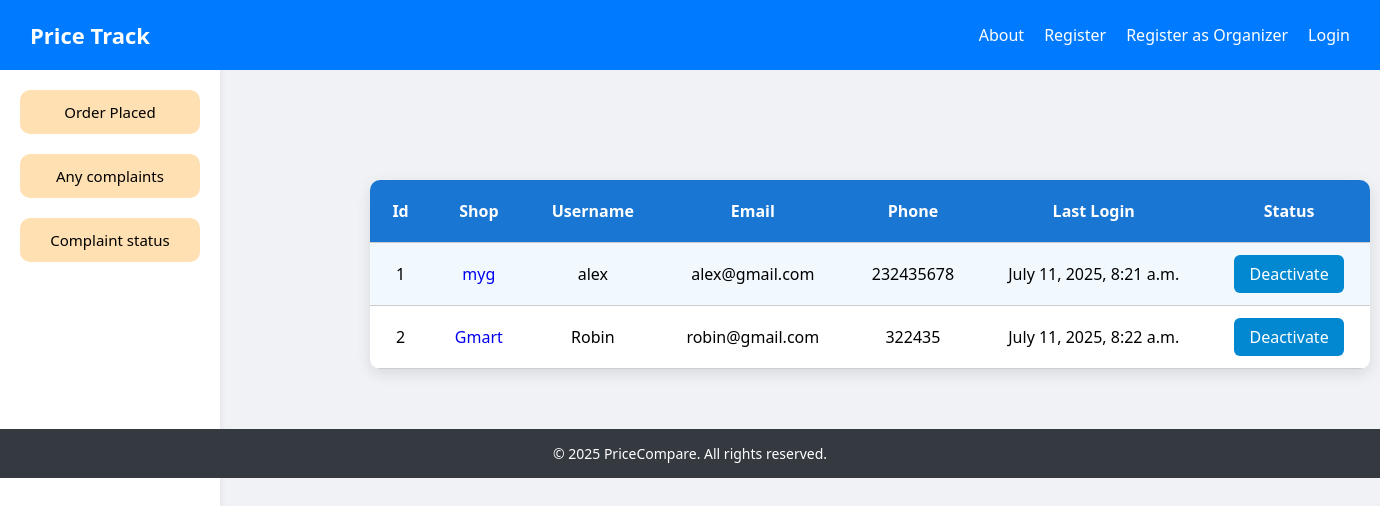
Page /product/viewShopowner/ on the earlier database version.
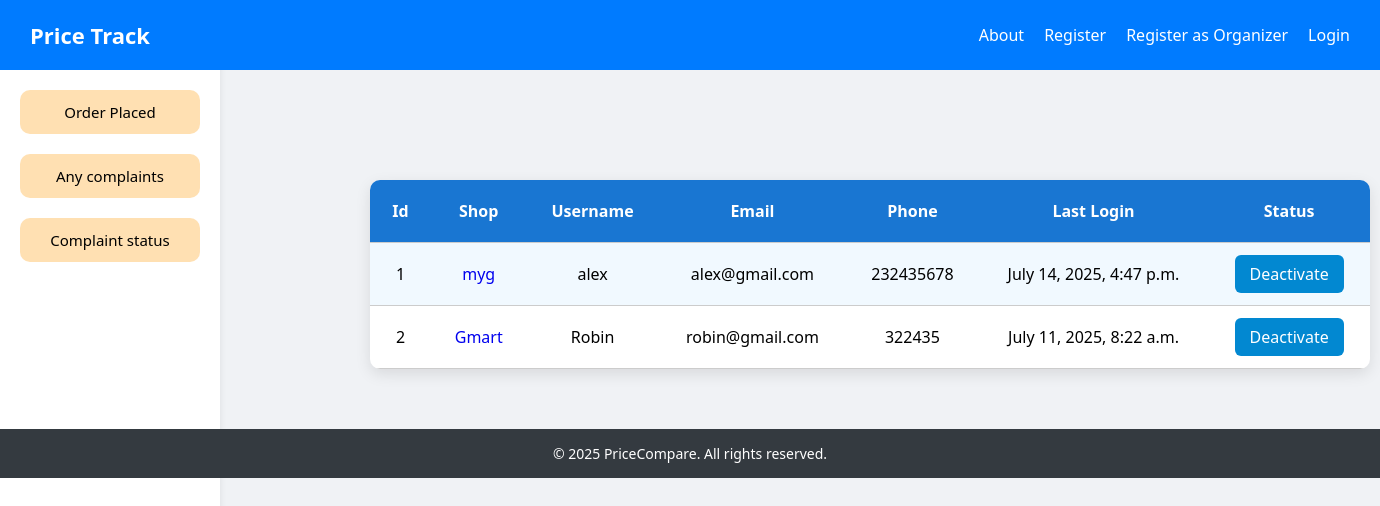
Same page on the later database version.
### users/models.py (models this page shows)
class Register(AbstractUser):
    name=models.CharField(max_length=40,null=True)
    address=models.CharField(max_length=200,null=True)
    phone=models.IntegerField(null=True)
    approved=models.BooleanField(default=False)
    shopname=models.CharField(max_length=20,null=True)
    licensenumber=models.IntegerField(null=True)
    image=models.ImageField(upload_to='image/',null=True)
    district=models.CharField(max_length=100,null=True)
    place=models.CharField(max_length=255,null=True)
    role=models.CharField(max_length=20,default="admin")

### products/views.py (the view)
# urls.py: path('viewShopowner/',views.viewShopowner,name='viewShopowner'),
def viewShopowner(request):
    users = Register.objects.filter(role = 'retailer')
    return render(request,'viewShopowner.html',{'users':users})

### products/templates/viewShopowner.html (shortened to what this page needs)
{% extends 'layout.html' %}
{% load static %}
{% block extra_head %}
<link rel="stylesheet" href="{% static 'products\viewShopowner.css' %}">
{% endblock %}
{% block content %}
{% include 'side.html' %}
<div class="main">
<table>
  <tr>
    <th>Id</th>
    <th>Shop</th>
    <th>Username</th>
    <th>Email</th>
    <th>Phone</th>
    <th>Last Login</th>
    <th>Status</th>
  </tr>
  {% for user in users %}
  <tr>
    <td>{{ forloop.counter }}</td>
    <td><a href="{% url 'allproduct' user.id %}" class="sname">{{user.shopname}}</a></td>
    <td>{{ user.username }}</td>
    <td>{{ user.email }}</td>
    <td>{{ user.phone }}</td>
    <td>{{ user.last_login }}</td>
    <td>
      {% if not user.is_active %}
        <a class="button-link" href="{% url 'active' user.id %}">Activate</a>
      {% else %}
        <a class="button-link" href="{% url 'deactive' user.id %}">Deactivate</a>
      {% endif %}
    </td>
  </tr>
  {% endfor %}
</table>
</div>
{% endblock %}

Differences in the rows shown:
changed Register "myg": last_login "July 11, 2025, 8:21 a.m." → "July 14, 2025, 4:47 p.m."
